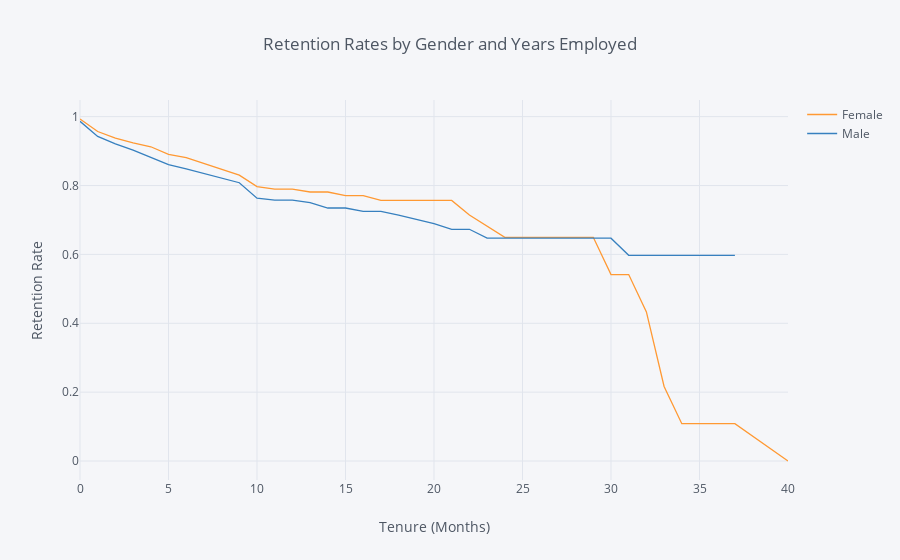

Notebook cell for this chart:
### Markdown cell above
## 2. Compare the plot above with one that plots employee retention rates by gender over the number of years the employee has been working for the company.

### Code cell
rates2 = survival(data, 'Gender', 'YearsAtCompany', 'Attrition')

rates2.iplot(kind='line', xTitle='Tenure (Months)', yTitle='Retention Rate',
            title='Retention Rates by Gender and Years Employed')

### Figure 1 — Plotly figure (JSON) as saved in the notebook; plotly's stock layout.template omitted (floating-point values rounded to 4 significant figures)
{"data": [{"line": {"color": "rgba(255, 153, 51, 1.0)", "dash": "solid", "shape": "linear", "width": 1.3}, "mode": "lines", "name": "Female", "text": "", "type": "scatter", "uid": "1842049d-858d-4aa2-a575-a1a9ad014838", "x": [0, 1, 2, 3, 4, 5, 6, 7, 8, 9, 10, 11, 12, 13, 14, 15, 16, 17, 18, 19, 20, 21, 22, 23, 24, 25, 26, 27, 29, 30, 31, 32, 33, 34, 36, 37, 40], "y": [0.9932, 0.9568, 0.938, 0.9239, 0.9126, 0.8906, 0.8813, 0.8642, 0.8487, 0.8303, 0.7969, 0.7898, 0.7898, 0.7812, 0.7812, 0.7704, 0.7704, 0.7566, 0.7566, 0.7566, 0.7566, 0.7566, 0.7146, 0.6821, 0.6496, 0.6496, 0.6496, 0.6496, 0.6496, 0.5414, 0.5414, 0.4331, 0.2165, 0.1083, 0.1083, 0.1083, 0]}, {"line": {"color": "rgba(55, 128, 191, 1.0)", "dash": "solid", "shape": "linear", "width": 1.3}, "mode": "lines", "name": "Male", "text": "", "type": "scatter", "uid": "c4c68663-c67e-47d4-813e-95d7cd62528b", "x": [0, 1, 2, 3, 4, 5, 6, 7, 8, 9, 10, 11, 12, 13, 14, 15, 16, 17, 18, 19, 20, 21, 22, 23, 24, 25, 26, 27, 29, 30, 31, 32, 33, 34, 36, 37, 40], "y": [0.9864, 0.9425, 0.921, 0.9029, 0.8815, 0.861, 0.8483, 0.8342, 0.8206, 0.8081, 0.7634, 0.7577, 0.7577, 0.7506, 0.7347, 0.7347, 0.725, 0.725, 0.714, 0.7021, 0.6894, 0.6729, 0.6729, 0.6471, 0.6471, 0.6471, 0.6471, 0.6471, 0.6471, 0.6471, 0.5973, 0.5973, 0.5973, 0.5973, 0.5973, 0.5973, ""]}], "layout": {"legend": {"bgcolor": "#F5F6F9", "font": {"color": "#4D5663"}}, "paper_bgcolor": "#F5F6F9", "plot_bgcolor": "#F5F6F9", "title": {"font": {"color": "#4D5663"}, "text": "Retention Rates by Gender and Years Employed"}, "xaxis": {"gridcolor": "#E1E5ED", "showgrid": true, "tickfont": {"color": "#4D5663"}, "title": {"font": {"color": "#4D5663"}, "text": "Tenure (Months)"}, "zerolinecolor": "#E1E5ED"}, "yaxis": {"gridcolor": "#E1E5ED", "showgrid": true, "tickfont": {"color": "#4D5663"}, "title": {"font": {"color": "#4D5663"}, "text": "Retention Rate"}, "zerolinecolor": "#E1E5ED"}}}
